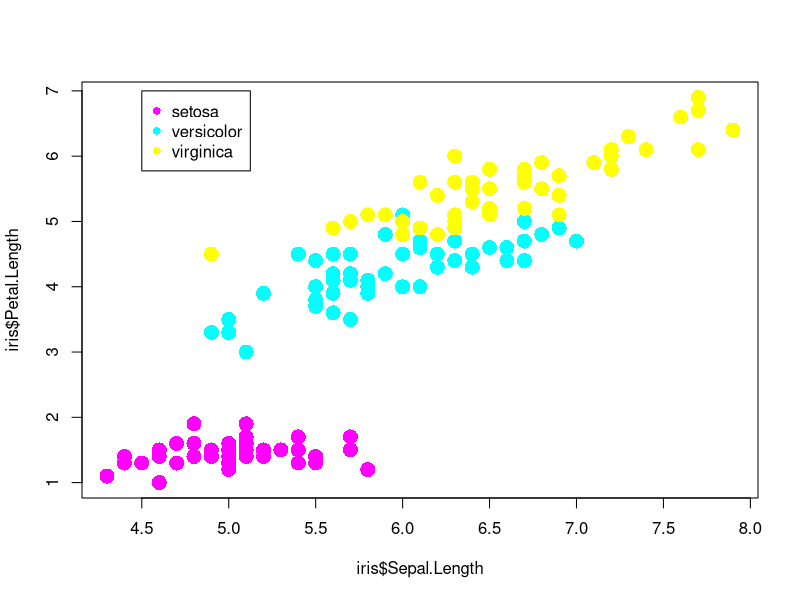

Here is the R script that generated this plot:
## ---- chunk 1
summary(iris)
## ---- chunk 2
iris$Colour <- ""
iris$Colour[iris$Species=="setosa"] <- "magenta"
iris$Colour[iris$Species=="versicolor"] <- "cyan"
iris$Colour[iris$Species=="virginica"] <- "yellow"

plot(iris$Sepal.Length, iris$Petal.Length, col = iris$Colour, pch = 16, cex = 2)
legend(x = 4.5, y = 7, 
       legend = c("setosa","versicolor","virginica"),
       col = c("magenta","cyan","yellow"),
       pch=16)
